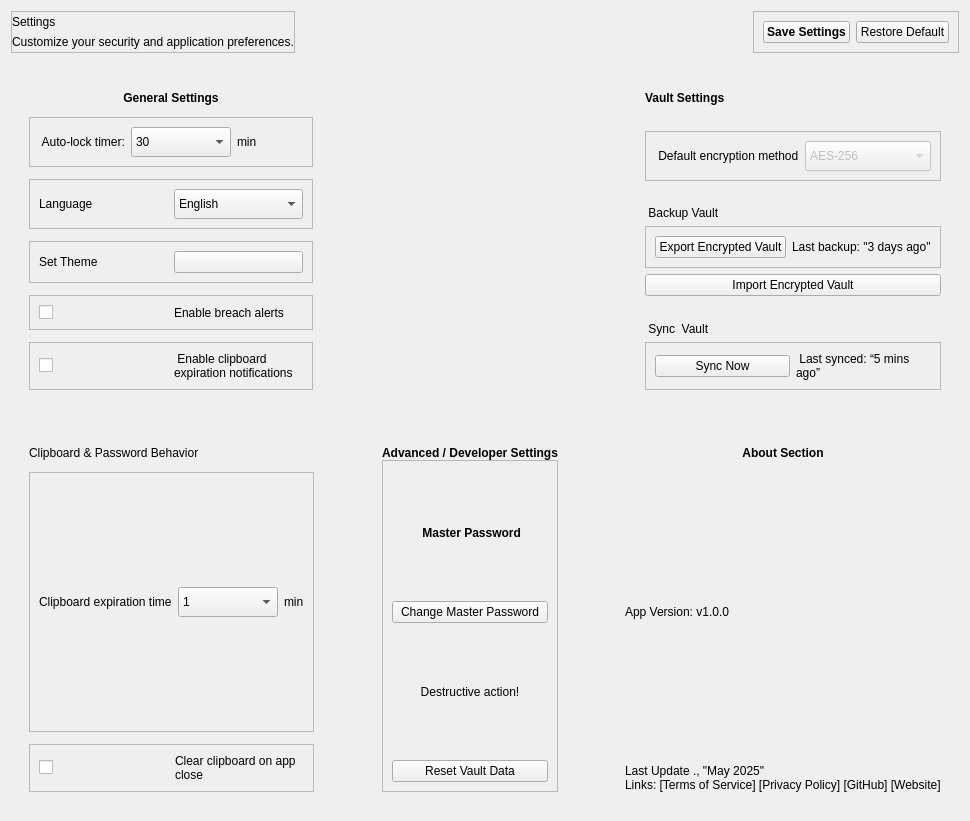
<?xml version='1.0' encoding='utf-8'?>
<ui version="4.0">
 <class>SettingsComponent</class>
 <widget class="QCustomComponent" name="SettingsComponent">
  <property name="geometry">
   <rect>
    <x>0</x>
    <y>0</y>
    <width>970</width>
    <height>821</height>
   </rect>
  </property>
  <property name="sizePolicy">
   <sizepolicy hsizetype="Preferred" vsizetype="Preferred">
    <horstretch>0</horstretch>
    <verstretch>0</verstretch>
   </sizepolicy>
  </property>
  <property name="windowTitle">
   <string>CustomComponent</string>
  </property>
  <layout class="QVBoxLayout" name="verticalLayout">
   <property name="spacing">
    <number>10</number>
   </property>
   <item>
    <widget class="QWidget" name="header" native="true">
     <layout class="QHBoxLayout" name="horizontalLayout">
      <property name="spacing">
       <number>10</number>
      </property>
      <property name="leftMargin">
       <number>0</number>
      </property>
      <property name="topMargin">
       <number>0</number>
      </property>
      <property name="rightMargin">
       <number>0</number>
      </property>
      <property name="bottomMargin">
       <number>0</number>
      </property>
      <item alignment="Qt::AlignmentFlag::AlignLeft">
       <widget class="QFrame" name="frame">
        <property name="frameShape">
         <enum>QFrame::Shape::StyledPanel</enum>
        </property>
        <property name="frameShadow">
         <enum>QFrame::Shadow::Raised</enum>
        </property>
        <layout class="QVBoxLayout" name="verticalLayout_2">
         <property name="spacing">
          <number>0</number>
         </property>
         <property name="leftMargin">
          <number>0</number>
         </property>
         <property name="topMargin">
          <number>0</number>
         </property>
         <property name="rightMargin">
          <number>0</number>
         </property>
         <property name="bottomMargin">
          <number>0</number>
         </property>
         <item>
          <widget class="QLabel" name="welcomeName">
           <property name="text">
            <string>Settings</string>
           </property>
          </widget>
         </item>
         <item>
          <widget class="QLabel" name="welcomeMessage">
           <property name="text">
            <string>Customize your security and application preferences.</string>
           </property>
           <property name="wordWrap">
            <bool>false</bool>
           </property>
          </widget>
         </item>
        </layout>
       </widget>
      </item>
      <item>
       <spacer name="horizontalSpacer">
        <property name="orientation">
         <enum>Qt::Orientation::Horizontal</enum>
        </property>
        <property name="sizeHint" stdset="0">
         <size>
          <width>40</width>
          <height>20</height>
         </size>
        </property>
       </spacer>
      </item>
      <item>
       <widget class="QFrame" name="frame_2">
        <property name="frameShape">
         <enum>QFrame::Shape::StyledPanel</enum>
        </property>
        <property name="frameShadow">
         <enum>QFrame::Shadow::Raised</enum>
        </property>
        <layout class="QHBoxLayout" name="horizontalLayout_3">
         <item>
          <widget class="QPushButton" name="saveSettingsBtn">
           <property name="font">
            <font>
             <bold>true</bold>
            </font>
           </property>
           <property name="text">
            <string>Save Settings</string>
           </property>
           <property name="icon">
            <iconset resource="../Qss/icons/_icons.qrc">
             <normaloff>:/material_design/icons/material_design/save.png</normaloff>:/material_design/icons/material_design/save.png</iconset>
           </property>
          </widget>
         </item>
         <item>
          <widget class="QPushButton" name="resetSettingsBtn">
           <property name="text">
            <string>Restore Default</string>
           </property>
           <property name="icon">
            <iconset resource="../Qss/icons/_icons.qrc">
             <normaloff>:/material_design/icons/material_design/settings_backup_restore.png</normaloff>:/material_design/icons/material_design/settings_backup_restore.png</iconset>
           </property>
          </widget>
         </item>
        </layout>
       </widget>
      </item>
     </layout>
    </widget>
   </item>
   <item>
    <widget class="QCustomHorizontalSeparator" name="customHorizontalSeparator_3" />
   </item>
   <item>
    <widget class="QWidget" name="widget_2" native="true">
     <layout class="QHBoxLayout" name="horizontalLayout_4">
      <item>
       <widget class="QWidget" name="widget_4" native="true">
        <layout class="QVBoxLayout" name="verticalLayout_3">
         <item>
          <widget class="QLabel" name="label">
           <property name="font">
            <font>
             <italic>false</italic>
             <bold>true</bold>
            </font>
           </property>
           <property name="text">
            <string>General Settings</string>
           </property>
           <property name="alignment">
            <set>Qt::AlignmentFlag::AlignCenter</set>
           </property>
          </widget>
         </item>
         <item>
          <widget class="QCustomHorizontalSeparator" name="customHorizontalSeparator_8" />
         </item>
         <item>
          <widget class="QFrame" name="frame_3">
           <property name="frameShape">
            <enum>QFrame::Shape::StyledPanel</enum>
           </property>
           <property name="frameShadow">
            <enum>QFrame::Shadow::Raised</enum>
           </property>
           <layout class="QHBoxLayout" name="horizontalLayout_5">
            <item>
             <widget class="QLabel" name="label_3">
              <property name="text">
               <string> Auto-lock timer:</string>
              </property>
             </widget>
            </item>
            <item>
             <widget class="QComboBox" name="autoLockComboBox">
              <property name="minimumSize">
               <size>
                <width>100</width>
                <height>30</height>
               </size>
              </property>
              <item>
               <property name="text">
                <string>30</string>
               </property>
              </item>
              <item>
               <property name="text">
                <string>1</string>
               </property>
              </item>
              <item>
               <property name="text">
                <string>5</string>
               </property>
              </item>
              <item>
               <property name="text">
                <string>10</string>
               </property>
              </item>
              <item>
               <property name="text">
                <string>Never</string>
               </property>
              </item>
             </widget>
            </item>
            <item>
             <widget class="QLabel" name="label_6">
              <property name="text">
               <string>min</string>
              </property>
             </widget>
            </item>
           </layout>
          </widget>
         </item>
         <item>
          <widget class="QCustomHorizontalSeparator" name="customHorizontalSeparator_9" />
         </item>
         <item>
          <widget class="QFrame" name="frame_11">
           <property name="frameShape">
            <enum>QFrame::Shape::StyledPanel</enum>
           </property>
           <property name="frameShadow">
            <enum>QFrame::Shadow::Raised</enum>
           </property>
           <layout class="QHBoxLayout" name="horizontalLayout_14">
            <item>
             <widget class="QLabel" name="label_19">
              <property name="text">
               <string>Language</string>
              </property>
             </widget>
            </item>
            <item>
             <widget class="QComboBox" name="comboBox_4">
              <property name="minimumSize">
               <size>
                <width>100</width>
                <height>30</height>
               </size>
              </property>
              <item>
               <property name="text">
                <string>English</string>
               </property>
              </item>
              <item>
               <property name="text">
                <string>Spanish</string>
               </property>
              </item>
             </widget>
            </item>
           </layout>
          </widget>
         </item>
         <item>
          <widget class="QCustomHorizontalSeparator" name="customHorizontalSeparator_11" />
         </item>
         <item>
          <widget class="QFrame" name="frame_6">
           <property name="frameShape">
            <enum>QFrame::Shape::StyledPanel</enum>
           </property>
           <property name="frameShadow">
            <enum>QFrame::Shadow::Raised</enum>
           </property>
           <layout class="QHBoxLayout" name="horizontalLayout_9">
            <item>
             <widget class="QLabel" name="label_17">
              <property name="text">
               <string>Set Theme</string>
              </property>
             </widget>
            </item>
            <item>
             <widget class="QCustomThemeDarkLightToggle" name="CustomThemeDarkLightToggle">
              <property name="darkThemeIcon" stdset="0">
               <iconset resource="../Qss/icons/_icons.qrc">
                <normaloff>:/material_design/icons/material_design/dark_mode.png</normaloff>:/material_design/icons/material_design/dark_mode.png</iconset>
              </property>
              <property name="lightThemeIcon" stdset="0">
               <iconset resource="../Qss/icons/_icons.qrc">
                <normaloff>:/material_design/icons/material_design/light_mode.png</normaloff>:/material_design/icons/material_design/light_mode.png</iconset>
              </property>
             </widget>
            </item>
           </layout>
          </widget>
         </item>
         <item>
          <widget class="QCustomHorizontalSeparator" name="customHorizontalSeparator_14" />
         </item>
         <item>
          <widget class="QFrame" name="frame_4">
           <property name="frameShape">
            <enum>QFrame::Shape::StyledPanel</enum>
           </property>
           <property name="frameShadow">
            <enum>QFrame::Shadow::Raised</enum>
           </property>
           <layout class="QHBoxLayout" name="horizontalLayout_6">
            <item>
             <widget class="QCustomCheckBox" name="breachAlertSwitch" />
            </item>
            <item>
             <widget class="QLabel" name="label_15">
              <property name="text">
               <string>Enable breach alerts</string>
              </property>
             </widget>
            </item>
           </layout>
          </widget>
         </item>
         <item>
          <widget class="QCustomHorizontalSeparator" name="customHorizontalSeparator_15" />
         </item>
         <item>
          <widget class="QFrame" name="frame_12">
           <property name="frameShape">
            <enum>QFrame::Shape::StyledPanel</enum>
           </property>
           <property name="frameShadow">
            <enum>QFrame::Shadow::Raised</enum>
           </property>
           <layout class="QHBoxLayout" name="horizontalLayout_2">
            <item>
             <widget class="QCustomCheckBox" name="clipboardNotifySwitch" />
            </item>
            <item>
             <widget class="QLabel" name="label_2">
              <property name="text">
               <string> Enable clipboard expiration notifications</string>
              </property>
              <property name="wordWrap">
               <bool>true</bool>
              </property>
             </widget>
            </item>
           </layout>
          </widget>
         </item>
        </layout>
       </widget>
      </item>
      <item>
       <widget class="QCustomVerticalSeparator" name="customVerticalSeparator" />
      </item>
      <item>
       <widget class="QWidget" name="widget_8" native="true">
        <layout class="QVBoxLayout" name="verticalLayout_6">
         <item>
          <widget class="QLabel" name="label_29">
           <property name="font">
            <font>
             <bold>true</bold>
            </font>
           </property>
           <property name="text">
            <string>Vault Settings</string>
           </property>
          </widget>
         </item>
         <item>
          <widget class="QCustomHorizontalSeparator" name="customHorizontalSeparator_2" />
         </item>
         <item>
          <widget class="QFrame" name="frame_14">
           <property name="frameShape">
            <enum>QFrame::Shape::StyledPanel</enum>
           </property>
           <property name="frameShadow">
            <enum>QFrame::Shadow::Raised</enum>
           </property>
           <layout class="QHBoxLayout" name="horizontalLayout_16">
            <item>
             <widget class="QLabel" name="label_26">
              <property name="text">
               <string> Default encryption method</string>
              </property>
             </widget>
            </item>
            <item>
             <widget class="QComboBox" name="encryptionComboBox">
              <property name="enabled">
               <bool>false</bool>
              </property>
              <property name="minimumSize">
               <size>
                <width>100</width>
                <height>30</height>
               </size>
              </property>
              <item>
               <property name="text">
                <string>AES-256</string>
               </property>
              </item>
              <item>
               <property name="text">
                <string>ChaCha20</string>
               </property>
              </item>
              <item>
               <property name="text">
                <string>PBKDF2</string>
               </property>
              </item>
             </widget>
            </item>
           </layout>
          </widget>
         </item>
         <item>
          <widget class="QCustomHorizontalSeparator" name="customHorizontalSeparator_6" />
         </item>
         <item>
          <widget class="QLabel" name="label_28">
           <property name="font">
            <font />
           </property>
           <property name="text">
            <string> Backup Vault</string>
           </property>
           <property name="wordWrap">
            <bool>true</bool>
           </property>
          </widget>
         </item>
         <item>
          <widget class="QFrame" name="frame_15">
           <property name="frameShape">
            <enum>QFrame::Shape::StyledPanel</enum>
           </property>
           <property name="frameShadow">
            <enum>QFrame::Shadow::Raised</enum>
           </property>
           <layout class="QHBoxLayout" name="horizontalLayout_17">
            <item>
             <widget class="QPushButton" name="exportVaultBtn">
              <property name="text">
               <string>Export Encrypted Vault</string>
              </property>
             </widget>
            </item>
            <item>
             <widget class="QLabel" name="lastBackupLabel">
              <property name="text">
               <string>Last backup: "3 days ago"</string>
              </property>
              <property name="wordWrap">
               <bool>true</bool>
              </property>
             </widget>
            </item>
           </layout>
          </widget>
         </item>
         <item>
          <widget class="QPushButton" name="importVaultBtn">
           <property name="text">
            <string>Import Encrypted Vault</string>
           </property>
          </widget>
         </item>
         <item>
          <widget class="QCustomHorizontalSeparator" name="customHorizontalSeparator_7" />
         </item>
         <item>
          <widget class="QLabel" name="label_31">
           <property name="font">
            <font />
           </property>
           <property name="text">
            <string> Sync  Vault</string>
           </property>
           <property name="wordWrap">
            <bool>true</bool>
           </property>
          </widget>
         </item>
         <item>
          <widget class="QFrame" name="frame_16">
           <property name="frameShape">
            <enum>QFrame::Shape::StyledPanel</enum>
           </property>
           <property name="frameShadow">
            <enum>QFrame::Shadow::Raised</enum>
           </property>
           <layout class="QHBoxLayout" name="horizontalLayout_18">
            <item>
             <widget class="QPushButton" name="syncVaultBtn">
              <property name="text">
               <string>Sync Now</string>
              </property>
             </widget>
            </item>
            <item>
             <widget class="QLabel" name="lastSyncLabel">
              <property name="text">
               <string> Last synced: “5 mins ago”</string>
              </property>
              <property name="wordWrap">
               <bool>true</bool>
              </property>
             </widget>
            </item>
           </layout>
          </widget>
         </item>
        </layout>
       </widget>
      </item>
     </layout>
    </widget>
   </item>
   <item>
    <widget class="QCustomHorizontalSeparator" name="customHorizontalSeparator_19" />
   </item>
   <item>
    <widget class="QWidget" name="widget_7" native="true">
     <layout class="QHBoxLayout" name="horizontalLayout_8">
      <item>
       <widget class="QWidget" name="widget_5" native="true">
        <layout class="QVBoxLayout" name="verticalLayout_4">
         <item>
          <widget class="QLabel" name="label_22">
           <property name="font">
            <font />
           </property>
           <property name="text">
            <string>Clipboard &amp; Password Behavior</string>
           </property>
          </widget>
         </item>
         <item>
          <widget class="QCustomHorizontalSeparator" name="customHorizontalSeparator" />
         </item>
         <item>
          <widget class="QFrame" name="frame_8">
           <property name="sizePolicy">
            <sizepolicy hsizetype="Preferred" vsizetype="Expanding">
             <horstretch>0</horstretch>
             <verstretch>0</verstretch>
            </sizepolicy>
           </property>
           <property name="frameShape">
            <enum>QFrame::Shape::StyledPanel</enum>
           </property>
           <property name="frameShadow">
            <enum>QFrame::Shadow::Raised</enum>
           </property>
           <layout class="QHBoxLayout" name="horizontalLayout_11">
            <item>
             <widget class="QLabel" name="label_23">
              <property name="text">
               <string>Clipboard expiration time</string>
              </property>
             </widget>
            </item>
            <item>
             <widget class="QComboBox" name="clipboardComboBox">
              <property name="minimumSize">
               <size>
                <width>100</width>
                <height>30</height>
               </size>
              </property>
              <item>
               <property name="text">
                <string>1</string>
               </property>
              </item>
              <item>
               <property name="text">
                <string>5</string>
               </property>
              </item>
              <item>
               <property name="text">
                <string>10</string>
               </property>
              </item>
              <item>
               <property name="text">
                <string>30</string>
               </property>
              </item>
              <item>
               <property name="text">
                <string>Never</string>
               </property>
              </item>
             </widget>
            </item>
            <item>
             <widget class="QLabel" name="label_24">
              <property name="text">
               <string>min</string>
              </property>
             </widget>
            </item>
           </layout>
          </widget>
         </item>
         <item>
          <widget class="QCustomHorizontalSeparator" name="customHorizontalSeparator_16" />
         </item>
         <item>
          <widget class="QFrame" name="frame_13">
           <property name="frameShape">
            <enum>QFrame::Shape::StyledPanel</enum>
           </property>
           <property name="frameShadow">
            <enum>QFrame::Shadow::Raised</enum>
           </property>
           <layout class="QHBoxLayout" name="horizontalLayout_15">
            <item>
             <widget class="QCustomCheckBox" name="clearClipboardSwitch" />
            </item>
            <item>
             <widget class="QLabel" name="label_25">
              <property name="text">
               <string>Clear clipboard on app close</string>
              </property>
              <property name="wordWrap">
               <bool>true</bool>
              </property>
             </widget>
            </item>
           </layout>
          </widget>
         </item>
        </layout>
       </widget>
      </item>
      <item>
       <widget class="QCustomVerticalSeparator" name="customVerticalSeparator_3" />
      </item>
      <item>
       <widget class="QWidget" name="widget_9" native="true">
        <layout class="QVBoxLayout" name="verticalLayout_7">
         <property name="spacing">
          <number>0</number>
         </property>
         <item>
          <widget class="QLabel" name="label_7">
           <property name="font">
            <font>
             <bold>true</bold>
            </font>
           </property>
           <property name="text">
            <string>Advanced / Developer Settings</string>
           </property>
           <property name="alignment">
            <set>Qt::AlignmentFlag::AlignCenter</set>
           </property>
          </widget>
         </item>
         <item>
          <widget class="QCustomHorizontalSeparator" name="customHorizontalSeparator_12" />
         </item>
         <item>
          <widget class="QFrame" name="frame_7">
           <property name="sizePolicy">
            <sizepolicy hsizetype="Preferred" vsizetype="Expanding">
             <horstretch>0</horstretch>
             <verstretch>0</verstretch>
            </sizepolicy>
           </property>
           <property name="frameShape">
            <enum>QFrame::Shape::StyledPanel</enum>
           </property>
           <property name="frameShadow">
            <enum>QFrame::Shadow::Raised</enum>
           </property>
           <layout class="QVBoxLayout" name="verticalLayout_9">
            <item>
             <widget class="QLabel" name="label_16">
              <property name="font">
               <font>
                <bold>true</bold>
               </font>
              </property>
              <property name="text">
               <string> Master Password</string>
              </property>
              <property name="alignment">
               <set>Qt::AlignmentFlag::AlignCenter</set>
              </property>
             </widget>
            </item>
            <item>
             <widget class="QPushButton" name="changePasswordBtn">
              <property name="text">
               <string>Change Master Password</string>
              </property>
             </widget>
            </item>
            <item>
             <widget class="QLabel" name="label_3h_2">
              <property name="text">
               <string>Destructive action!</string>
              </property>
              <property name="alignment">
               <set>Qt::AlignmentFlag::AlignCenter</set>
              </property>
              <property name="wordWrap">
               <bool>true</bool>
              </property>
             </widget>
            </item>
            <item>
             <widget class="QPushButton" name="resetVaultBtn">
              <property name="text">
               <string>Reset Vault Data</string>
              </property>
              <property name="icon">
               <iconset resource="../Qss/icons/_icons.qrc">
                <normaloff>:/material_design/icons/material_design/warning.png</normaloff>:/material_design/icons/material_design/warning.png</iconset>
              </property>
             </widget>
            </item>
           </layout>
          </widget>
         </item>
        </layout>
       </widget>
      </item>
      <item>
       <widget class="QCustomVerticalSeparator" name="customVerticalSeparator_4" />
      </item>
      <item>
       <widget class="QWidget" name="widget_10m" native="true">
        <layout class="QVBoxLayout" name="verticalLayout_8">
         <property name="spacing">
          <number>0</number>
         </property>
         <item>
          <widget class="QLabel" name="label_8">
           <property name="font">
            <font>
             <bold>true</bold>
            </font>
           </property>
           <property name="text">
            <string>About Section</string>
           </property>
           <property name="alignment">
            <set>Qt::AlignmentFlag::AlignCenter</set>
           </property>
          </widget>
         </item>
         <item>
          <widget class="QCustomHorizontalSeparator" name="customHorizontalSeparator_13" />
         </item>
         <item>
          <widget class="QLabel" name="label_5">
           <property name="sizePolicy">
            <sizepolicy hsizetype="Preferred" vsizetype="Expanding">
             <horstretch>0</horstretch>
             <verstretch>0</verstretch>
            </sizepolicy>
           </property>
           <property name="text">
            <string>App Version: v1.0.0</string>
           </property>
          </widget>
         </item>
         <item>
          <widget class="QCustomHorizontalSeparator" name="customHorizontalSeparator_17" />
         </item>
         <item>
          <widget class="QLabel" name="label_20">
           <property name="text">
            <string>Last Update ., "May 2025"</string>
           </property>
          </widget>
         </item>
         <item>
          <widget class="QCustomHorizontalSeparator" name="customHorizontalSeparator_18" />
         </item>
         <item>
          <widget class="QLabel" name="label_21">
           <property name="text">
            <string>Links: [Terms of Service] [Privacy Policy] [GitHub] [Website]</string>
           </property>
          </widget>
         </item>
        </layout>
       </widget>
      </item>
     </layout>
    </widget>
   </item>
  </layout>
 </widget>
 <customwidgets>
  <customwidget>
   <class>QCustomThemeDarkLightToggle</class>
   <extends>QPushButton</extends>
   <header>Custom_Widgets.QCustomThemeDarkLightToggle</header>
  </customwidget>
  <customwidget>
   <class>QCustomCheckBox</class>
   <extends>QCheckBox</extends>
   <header>Custom_Widgets.QCustomCheckBox</header>
  </customwidget>
  <customwidget>
   <class>QCustomHorizontalSeparator</class>
   <extends>QWidget</extends>
   <header>Custom_Widgets.QCustomHorizontalSeparator</header>
  </customwidget>
  <customwidget>
   <class>QCustomVerticalSeparator</class>
   <extends>QWidget</extends>
   <header>Custom_Widgets.QCustomVerticalSeparator</header>
  </customwidget>
  <customwidget>
   <class>QCustomComponent</class>
   <extends>QWidget</extends>
   <header>Custom_Widgets.QCustomComponent</header>
   <container>1</container>
  </customwidget>
 <customwidget><class>QPushButton</class><extends>QPushButton</extends><header location="global">Custom_Widgets.Theme.h</header><container>1</container></customwidget><customwidget><class>QLabel</class><extends>QLabel</extends><header location="global">Custom_Widgets.Theme.h</header><container>1</container></customwidget></customwidgets>
 <connections />
</ui>
